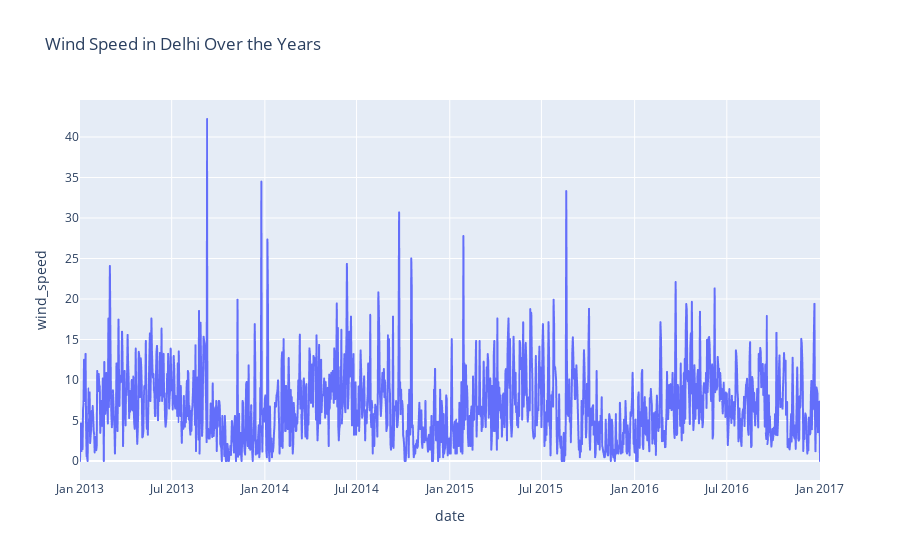

Source (notebook cell):
### Markdown cell above
Now let’s have a look at the wind speed in Delhi over the years:

### Code cell
fg = px.line(data,
             x="date",
             y="wind_speed",
             title="Wind Speed in Delhi Over the Years")
fg.show()

### Figure 1 — Plotly figure (JSON) as saved in the notebook; plotly's stock layout.template omitted (floating-point values rounded to 4 significant figures; data arrays with more than 128 entries replaced by an {"elided": "..."} marker saying what was removed)
{"data": [{"hovertemplate": "date=%{x}<br>wind_speed=%{y}<extra></extra>", "legendgroup": "", "line": {"color": "#636efa", "dash": "solid"}, "marker": {"symbol": "circle"}, "mode": "lines", "name": "", "showlegend": false, "type": "scattergl", "x": {"elided": "1462 str values"}, "xaxis": "x", "y": {"elided": "1462 float values"}, "yaxis": "y"}], "layout": {"autosize": true, "legend": {"tracegroupgap": 0}, "title": {"text": "Wind Speed in Delhi Over the Years"}, "xaxis": {"anchor": "y", "autorange": true, "domain": [0, 1], "range": ["2013-01-01", "2017-01-01"], "title": {"text": "date"}, "type": "date"}, "yaxis": {"anchor": "x", "autorange": true, "domain": [0, 1], "range": [-2.346, 44.57], "title": {"text": "wind_speed"}, "type": "linear"}}}
